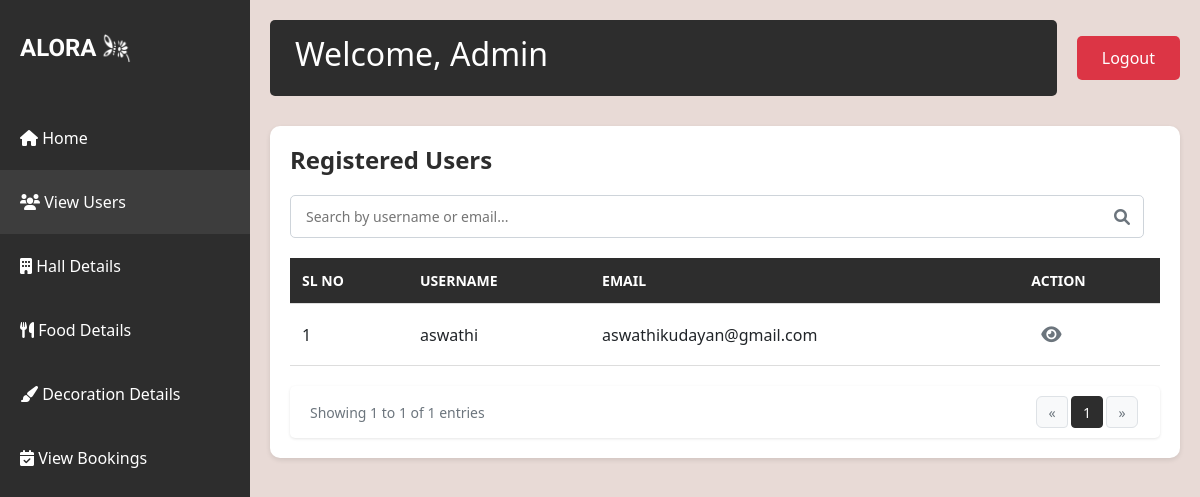
The page /view_users/ (signed in) on the database as committed earlier.
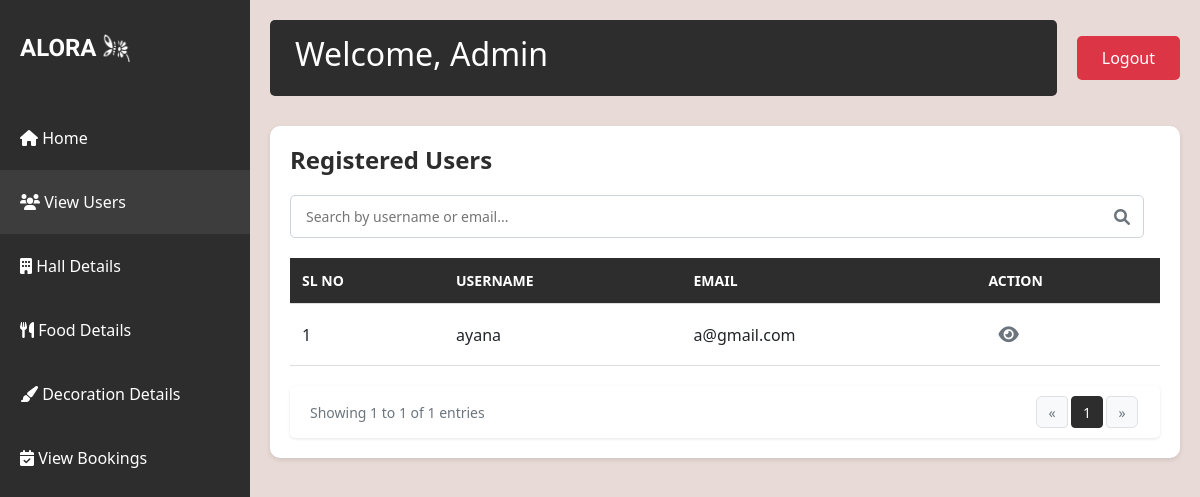
The same page on the database as committed later.
### app/models.py (models this page shows)
class User_details(models.Model):
    user_id=models.ForeignKey(User,on_delete=models.CASCADE)
    phone_number=models.CharField(max_length=10,unique=True)
    gender=models.CharField(max_length=100)
    address=models.TextField(max_length=255, default="Unknown")

### app/views.py (the view)
# urls.py: path('view_users/',views.view_users,name='view_users'),
@login_required(login_url='login')
def view_users(request):
    if not request.user.is_staff:
        messages.error(request, "You are not authorized to view this page.")
        return redirect('admin_dash')
    users=User_details.objects.all()
    return render(request,'view_users.html',{'users':users})

### templates/view_users.html (shortened to what the changed rows need)
<!DOCTYPE html>
<html lang="en">
<head>
    {% load static %}
    <link href="https://cdn.jsdelivr.net/npm/bootstrap@5.3.0/dist/css/bootstrap.min.css" rel="stylesheet">
    <link rel="stylesheet" href="https://cdnjs.cloudflare.com/ajax/libs/font-awesome/6.0.0-beta3/css/all.min.css">
</head>
<body>
    <div class="main-content">
        <div class="top-nav">
            <div class="welcome-section">
                <h2>Welcome, Admin</h2>
            </div>
        </div>
        <div class="users-table">
            <h1>Registered Users</h1>
            <table id="usersTable">
                <thead>
                    <tr>
                        <th>Sl No</th>
                        <th>Username</th>
                        <th>Email</th>
                        <th>Action</th>
                    </tr>
                </thead>
                <tbody>
                    {% for user in users %}
                        <tr class="user-row">
                            <td>{{ forloop.counter }}</td>
                            <td>{{ user.user_id.username }}</td>
                            <td>{{ user.user_id.email }}</td>
                            <td>
                                <button class="eye-btn" onclick="toggleDetails(this, 'details-{{ forloop.counter }}')">
                                    <i class="fas fa-eye"></i>
                                </button>
                            </td>
                        </tr>
                    {% endfor %}
                </tbody>
            </table>
        </div>
    </div>
</body>
</html>

Rows that differ between the two databases and show on the page:
removed User_details: user_id.username "aswathi", user_id.email "aswathikudayan@gmail.com"
added User_details: user_id.username "ayana", user_id.email "a@gmail.com"
